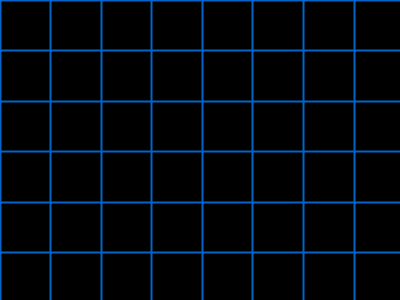
Frame 1 (no input)
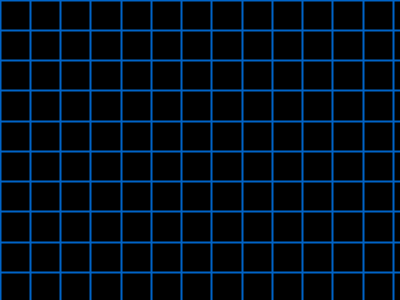
Frame 60 (the mouse pressed at the canvas centre just before this capture)
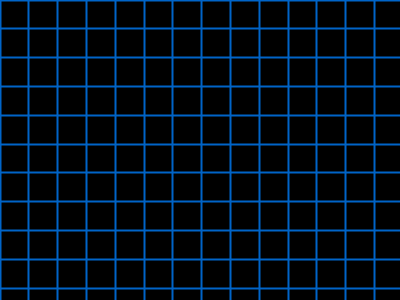
Frame 120 (the mouse held since frame 60 and released just before this capture)

The Processing sketch that drew these frames (run headless with seeded random() and noise(); from frame 60 on, the mouse is pressed at the canvas centre):

// Processing sketch: grid_random
// ── grid_random.pde
float x = 0;
float y = 0;
float spacing = 50;

void setup() {
  size(400, 300);
}

void draw() {
  background(0);

  spacing += random(-2, 2);

  stroke (0, 100, 200);
  strokeWeight(2);

  x = 0;
  while (x < width) {
    line (x, 0, x, height);
    x += spacing;
  }

  y = 0;
  while (y < height) {
    line (0, y, width, y);
    y += spacing;
  }
}
